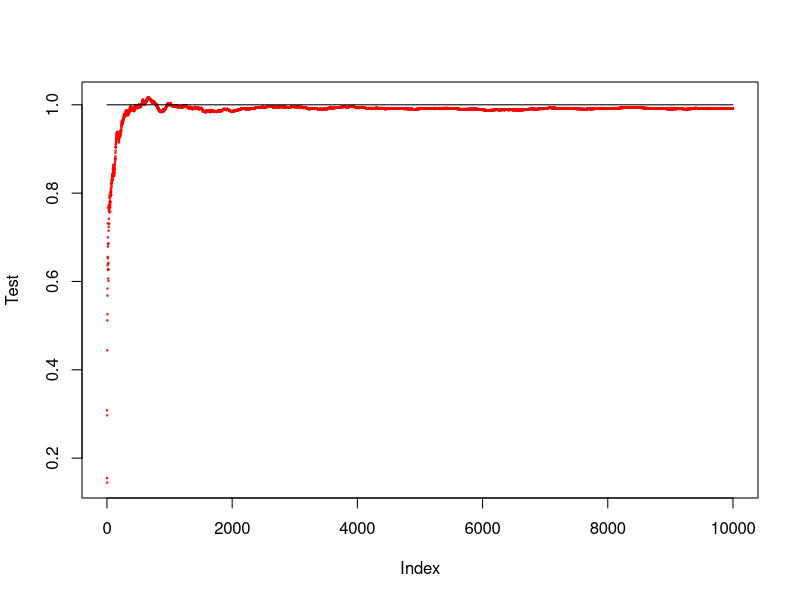
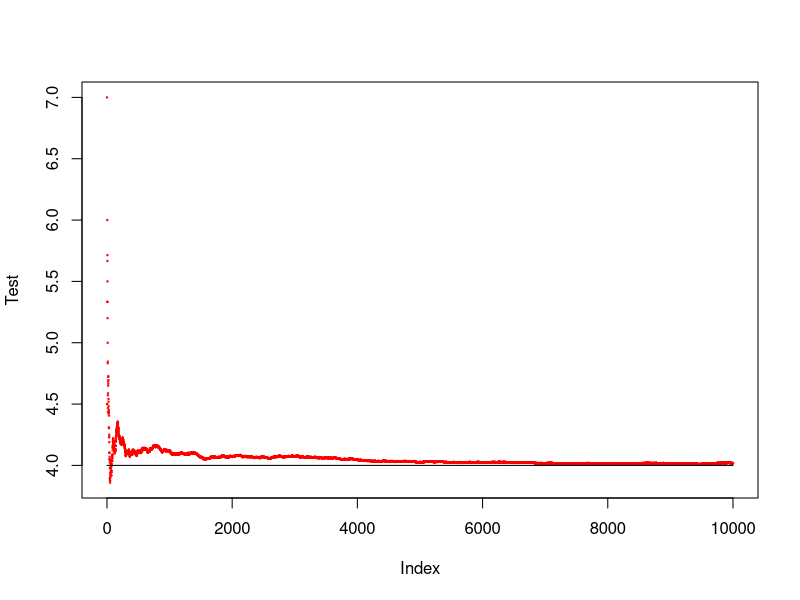

Reproduce these figures in R, in order.
# Exercice 3 : illustrastion de la loi forte des grands nombres
# 1- loi uniforme
  n=10000; theta=2
  U=runif(n, 0,theta)
  Test = cumsum(U)/(1:n)
  x=1:n
  plot(Test, col='red', cex=0.2)
  lines(1:n, rep(theta/2, n), col='black')

# 2- loi de poisson
  lambda=4; # E[X]=lambda
  variable=rpois(n,lambda)
  Test=cumsum(variable)/(1:n)
  plot(Test, col='red', cex=0.2)
  lines((1:n), rep(lambda, n), col='black')
  # on a bien la convergence de la suite moyenne vers l'esperance
